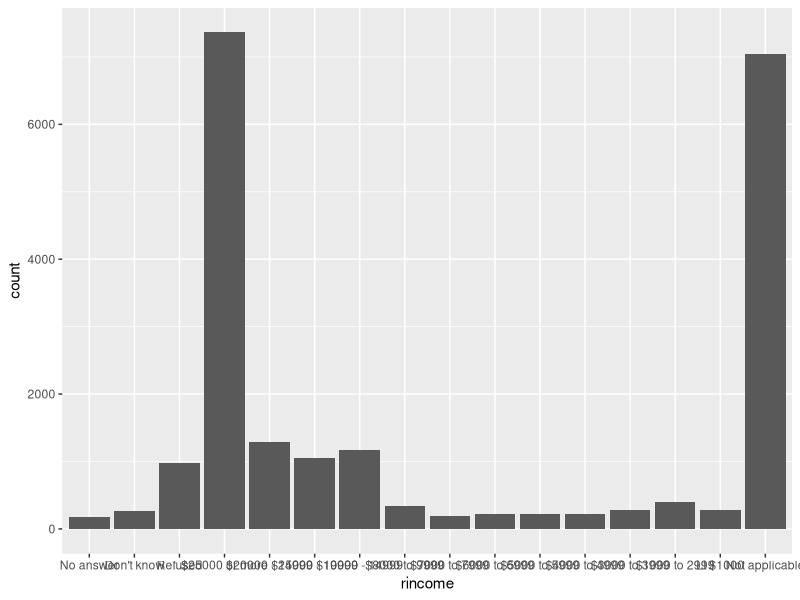
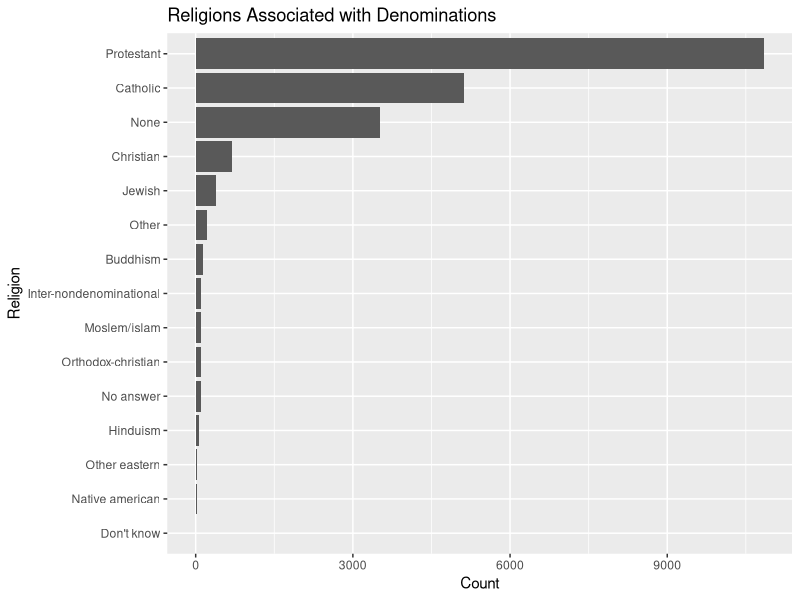
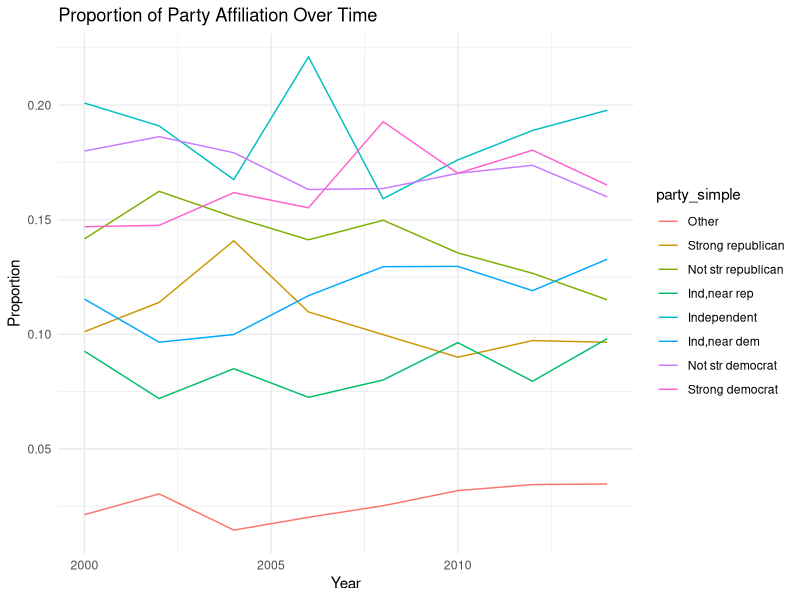
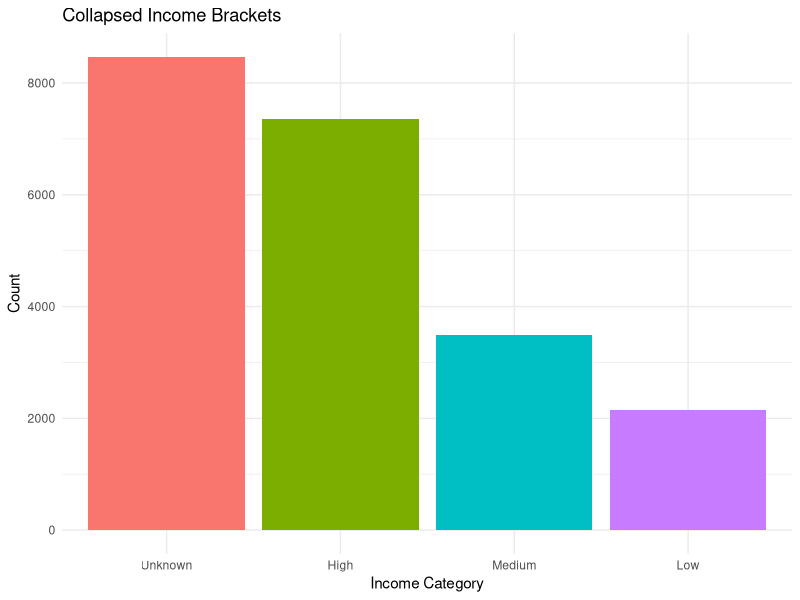

The R script that drew these images, in order:
## ---- chunk 1
knitr::opts_chunk$set(echo = TRUE)
## ---- chunk 2
library(tidyverse)
## ---- chunk 3
ggplot(gss_cat, aes(rincome)) +
  geom_bar()
## ---- chunk 4
# use frequency table of relig and denom
gss_cat %>%
  count(relig, denom) %>% # creates n 
  filter(n > 0) %>% # filter n 
  arrange(relig)

gss_cat %>%
  filter(!is.na(denom)) %>%
  count(relig) %>%
  ggplot(aes(x = fct_reorder(relig, n), y = n)) +
  geom_col() +
  coord_flip() +
  labs(title = "Religions Associated with Denominations", y = "Count", x = "Religion")
## ---- chunk 5
# look at each factor variable and determine if 
# ordering is meaningful/logical progression (principled)
# or levels are without inherent order (arbitrary)

# identify factor variables
glimpse(gss_cat)
levels(gss_cat$marital)
levels(gss_cat$race)
levels(gss_cat$rincome)
levels(gss_cat$partyid)
levels(gss_cat$relig)
levels(gss_cat$denom)
## ---- chunk 6
# want partyid made into broad groups
gss_cat %>%
  mutate(party_simple = fct_collapse(partyid,
                            "Democrat" = c("Strong Democrat", "Not Str Democrat"),
                            "Republican" = c("Strong Republican", "Not Str Republican"),
                            "Independent" = "Ind,neither",
                            "Other" = c("Other party", "No answer", "Don't know", "Refused"))) %>%
  count(year, party_simple) %>%
  group_by(year) %>%
  mutate(prop = n / sum(n)) %>%
  ggplot(aes(x = year, y = prop, color = party_simple)) +
  geom_line(na.rm = TRUE) +
  labs(title = "Proportion of Party Affiliation Over Time",
       x = "Year", y = "Proportion") +
  theme_minimal()
## ---- chunk 7
gss_cat %>%
  mutate(income_collapsed = fct_collapse(rincome,
    "Low" = c("Lt $1000", "$1000 to 2999", "$3000 to 3999", "$4000 to 4999", "$5000 to 5999",       "$6000 to 6999", "$7000 to 7999", "$8000 to 9999"),
    "Medium" = c("$10000 - 14999", "$15000 - 19999", "$20000 - 24999"),
    "High" = c("$25000 or more"),
    "Unknown" = c("No answer", "Don't know", "Refused", "Not applicable"))) %>%
  count(income_collapsed) %>%
  ggplot(aes(x = income_collapsed, y = n, fill = income_collapsed)) +
  geom_col() +
  labs(title = "Collapsed Income Brackets", x = "Income Category", y = "Count") +
  theme_minimal() +
  theme(legend.position = "none")
